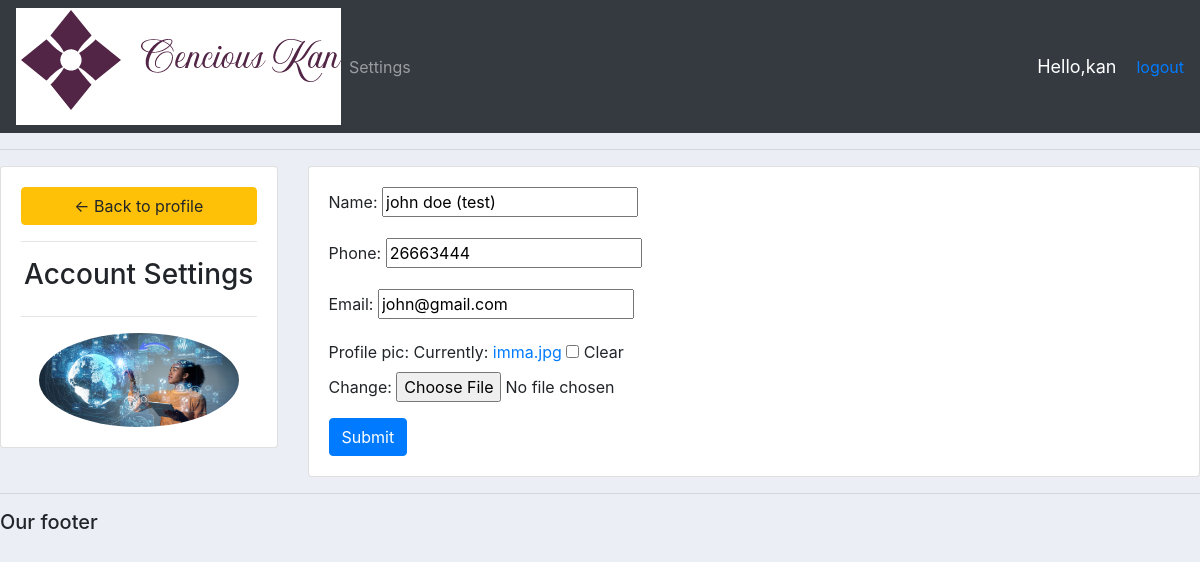
Page /account/ (signed in) on the committed database.
### accounts/models.py (models this page shows, shortened)
class Customer(models.Model):
    user = models.OneToOneField(User, null=True,blank=True, on_delete=models.CASCADE)
    name = models.CharField(max_length=200, null=True)
    phone = models.CharField(max_length=200, null=True)
    email = models.EmailField(max_length=200, null=True)
    profile_pic = models.ImageField(default="default pic.jpg", null=True, blank=True)
    date_created = models.DateField(auto_now_add=True, null=True)

### accounts/decorators.py (the view)
        def wrappper_func(request, *args, **kwargs):
            group = None
            if request.user.groups.exists():
                group = request.user.groups.all()[0].name
                print('group: '+group)
            if group in allowed_roles:
                return view_func(request, *args, **kwargs)
            else:
                return HttpResponse('You are not autorised to view this page.')

### accounts/forms.py
class CustomerForm(ModelForm):
    class Meta:
        model = Customer
        fields = '__all__'
        exclude =['user'] # this excludes the user from being updated by the customer.

### accounts/views.py (called while the page is built)
@login_required(login_url='login')
@allowed_users(allowed_roles=['customer'])
def accountSettings(request):
    customer = request.user.customer #gets the current logged in customer
    form = CustomerForm(instance=customer)
    if request.method == 'POST':
       form = CustomerForm(request.POST,request.FILES,instance=customer)
       if form.is_valid():
        form.save()
    context ={'form': form}
    return render(request,'accounts/account_settings.html', context)

### accounts/templates/accounts/account_settings.html (shortened to what this page needs)
{%extends 'accounts/main.html' %}
{% load static%}
{%block element%}
<div class="row">
    <div class="col-md-3">
        <div class="card card-body">
            <a class="btn btn-warning" href="{% url 'home' %} ">&#8592; Back to profile</a>
            <hr>
            <h3 style="text-align:center ;">Account Settings</h3>
            <hr>
            <img class="profile-pic" src="{{request.user.customer.profile_pic.url}} " alt="">
        </div>
    </div>
    <div class="col-md-9">
        <div class="card card-body">
            <form method="POST" action="" enctype="multipart/form-data">
                {{form.as_p}}
                <input class="btn btn-primary" type="submit" name="Update Information">
            </form>
        </div>
    </div>
</div>
{% endblock element%}

### accounts/templates/accounts/navbar.html (shortened to what this page needs)
{% load static%}
<nav class="navbar navbar-expand-lg navbar-dark bg-dark">
    <img src="{% static 'images/ce.png' %}" alt="">
    <div class="collapse navbar-collapse" id="navbarNav">
      <ul class="navbar-nav">
        {% if request.user.is_staff%}
        <li class="nav-item active">
          <a class="nav-link" href="{% url 'home' %}">Dashboard</a>
        </li>
        <li class="nav-item">
          <a class="nav-link" href="{% url 'products' %}">Products</a>
        </li>
        {% else %}
        <li class="nav-item">
          <a class="nav-link" href="{% url 'account' %}">Settings</a>
        </li>
        {% endif %}
      </ul>
    </div>
    <span class="hello-msg">Hello,{{request.user}} </span>
    <a href=" {% url 'logout' %} ">logout</a>
  </nav>

### static/css/main.css (style rules this page uses)
body { background-color: #ebeff5; }

### accounts/templates/accounts/navbar.html (style rules this page uses)
.hello-msg { font-size: 18px; color: #fff; margin-right: 20px; }

### accounts/templates/accounts/account_settings.html (style rules this page uses)
.profile-pic { max-height: 200px; max-width: 200px; margin: 0 auto; border-radius: 50%; }

### rows in the picture
Customer: name "john doe (test)", phone "26663444", email "john@gmail.com"

### other values in the picture
{{ request.user }} "kan"
